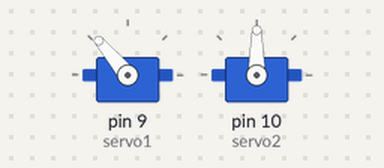
This sketch was run on a simulated Arduino Uno, built with avr-gcc and run on an emulated ATmega328P. Shown: 2 × servo.

Above: at 0.05 s.
At 4.0 s:
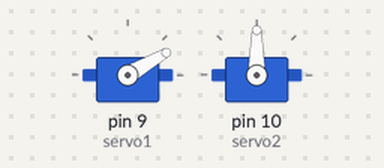
At 6.0 s:
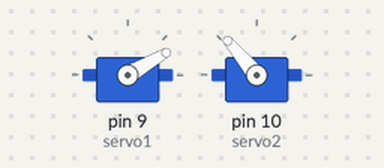
At 8.0 s:
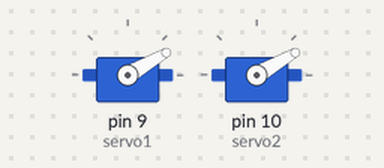
Timing chart, 0 to 10.4 s (numbered marks = the images above):
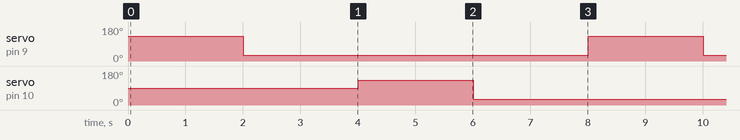

The sketch:

servo_test_2.ino
```cpp
//***********************************************************
// サーボモーターを動かすプログラム
//***********************************************************
#include <Servo.h>  //サーボモーター用ライブラリを読み込み
Servo servo1; //サーボ用のオブジェクト1を作成
Servo servo2; //サーボ用のオブジェクト2を作成
int val; //サーボの角度を格納するための変数
void setup()
{
servo1.attach(9); //デジタル9番ピンをサーボの角度命令出力ピンとして設定
servo2.attach(10); //デジタル10番ピンをサーボの角度命令出力ピンとして設定
}
void loop()
{
val = 130;
servo1.write(val); //サーボを動かす(0度)
delay(2000);
val = 30;
servo1.write(val); //サーボを動かす(90度)
delay(2000);

val = 130;
servo2.write(val); //サーボを動かす(0度)
delay(2000);
val = 30;
servo2.write(val); //サーボを動かす(90度)
delay(2000);
}
```

Measured:
- by itself, servo on pin 9 (servo1), servo on pin 10 (servo2): alternates 130° for 2.0 s and 30° for 6.0 s
